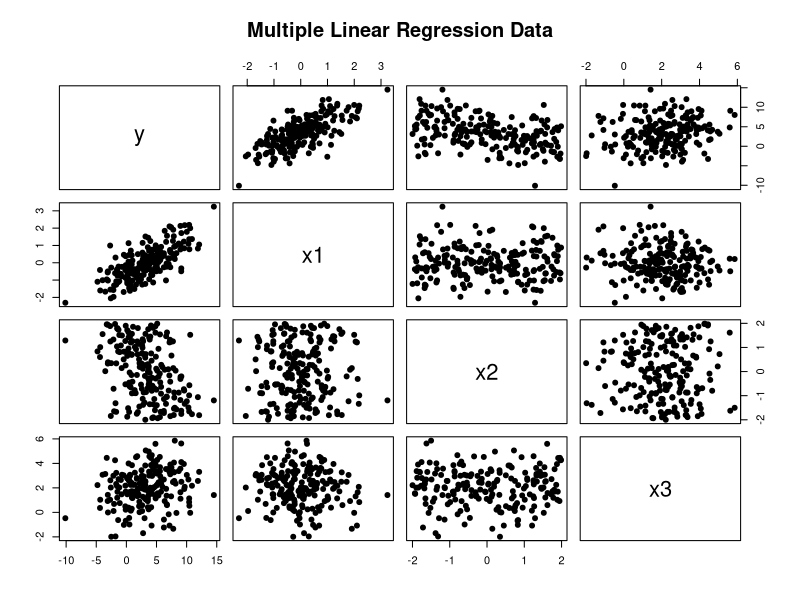
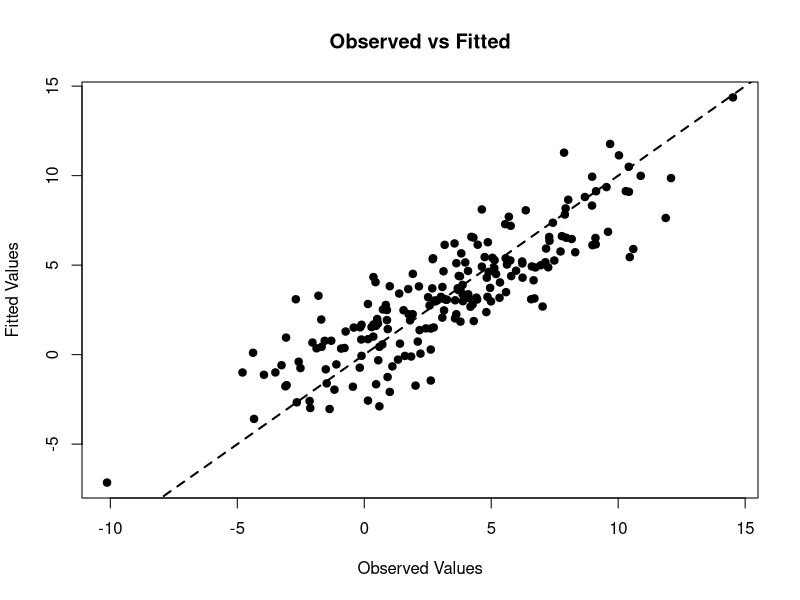
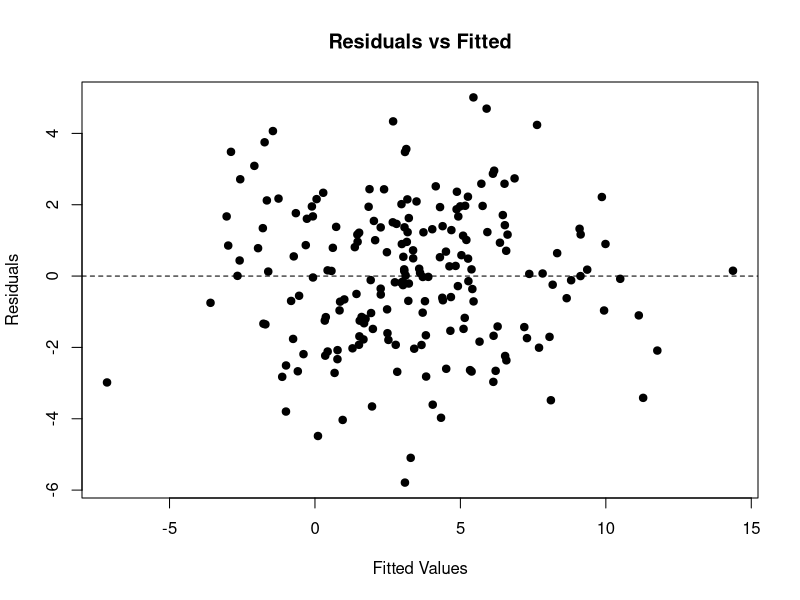
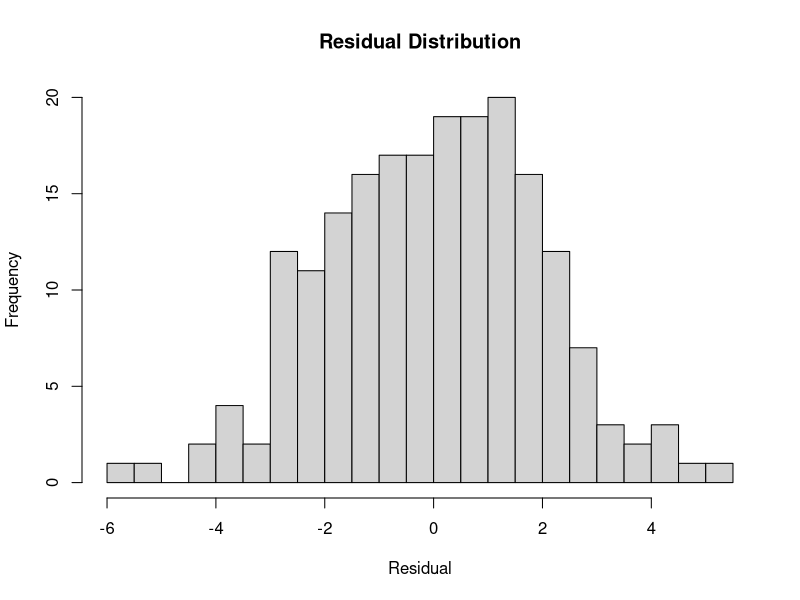
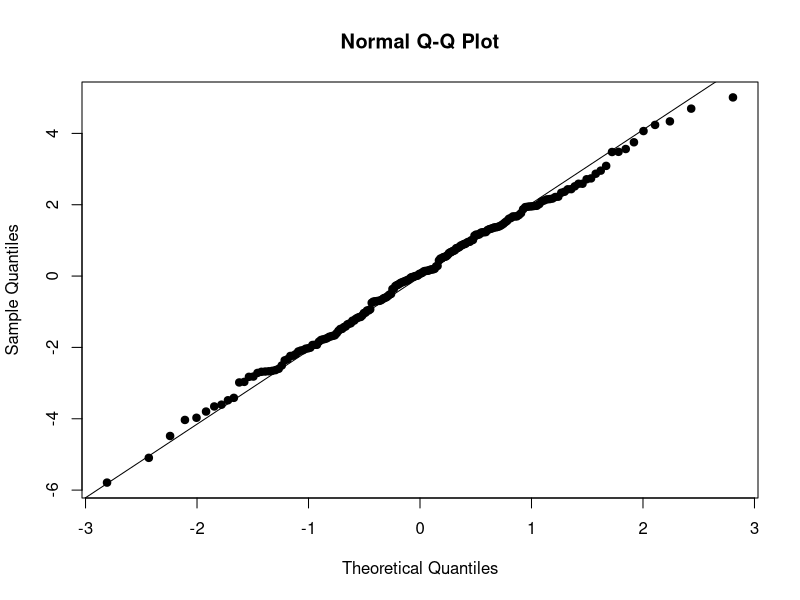
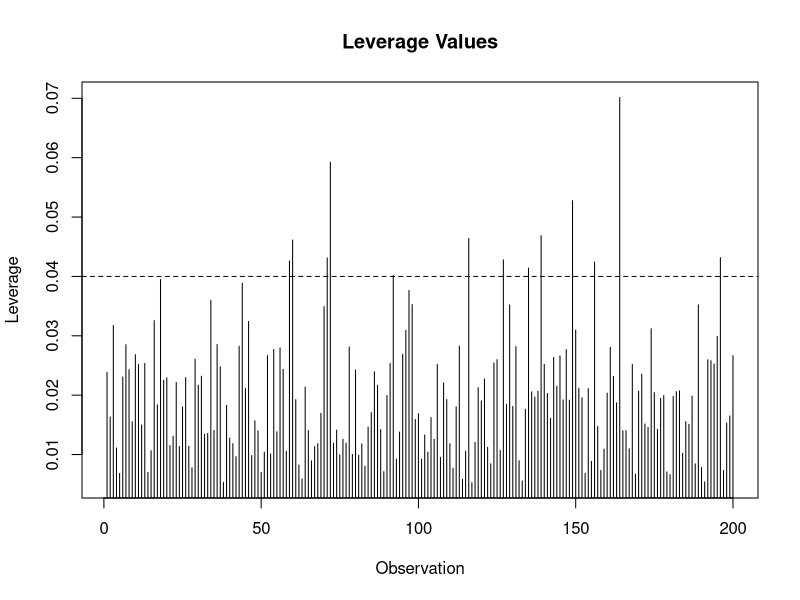
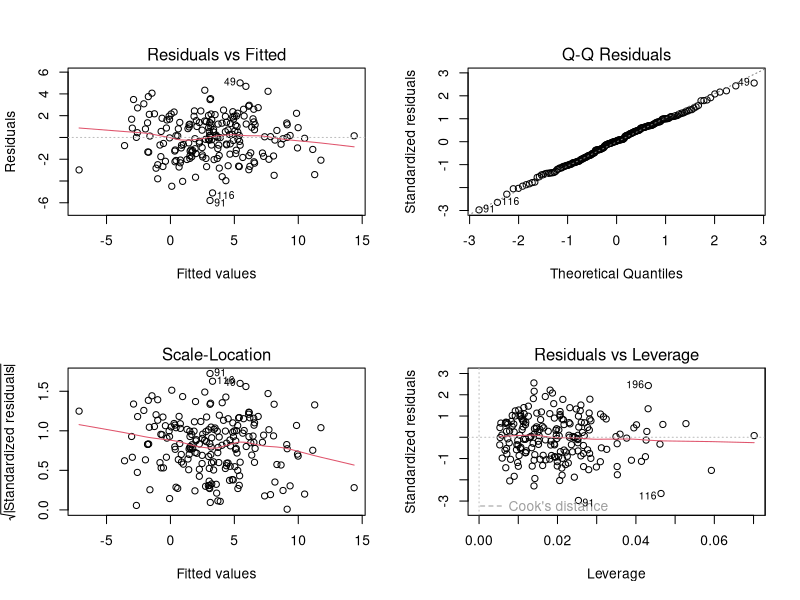

The R script that drew these images, in order:
# ==============================================================================
# Multiple Linear Regression
# Jonathan Ma
#
# References:
#   The Elements of Statistical Learning
#   An Introduction to Statistical Learning
# ==============================================================================


# ------------------------------------------------------------------------------
# 1. Generate Data
# ------------------------------------------------------------------------------

set.seed(123)

n <- 200

x1 <- rnorm(n, mean = 0, sd = 1)
x2 <- runif(n, min = -2, max = 2)
x3 <- rnorm(n, mean = 2, sd = 1.5)

beta_0 <- 2
beta_1 <- 3
beta_2 <- -1.5
beta_3 <- 0.75

sigma <- 2

epsilon <- rnorm(n, mean = 0, sd = sigma)

y <- beta_0 +
  beta_1 * x1 +
  beta_2 * x2 +
  beta_3 * x3 +
  epsilon

data <- data.frame(
  y = y,
  x1 = x1,
  x2 = x2,
  x3 = x3
)

head(data)
summary(data)


# ------------------------------------------------------------------------------
# 2. Explore the Data
# ------------------------------------------------------------------------------

pairs(
  data,
  pch = 19,
  main = "Multiple Linear Regression Data"
)

cor(data)


# ------------------------------------------------------------------------------
# 3. Construct the Design Matrix
# ------------------------------------------------------------------------------

# First column corresponds to the intercept

X <- cbind(
  Intercept = 1,
  x1 = x1,
  x2 = x2,
  x3 = x3
)

head(X)

dim(X)

p <- ncol(X)


# ------------------------------------------------------------------------------
# 4. Estimate Regression Coefficients
# ------------------------------------------------------------------------------

# Least-squares estimator:
#
# beta_hat = (X'X)^(-1) X'y

XtX <- t(X) %*% X
Xty <- t(X) %*% y

beta_hat <- solve(XtX, Xty)

beta_hat


# ------------------------------------------------------------------------------
# 5. Fitted Values
# ------------------------------------------------------------------------------

y_hat <- X %*% beta_hat

head(y_hat)

plot(
  y,
  y_hat,
  pch = 19,
  xlab = "Observed Values",
  ylab = "Fitted Values",
  main = "Observed vs Fitted"
)

abline(
  a = 0,
  b = 1,
  lwd = 2,
  lty = 2
)


# ------------------------------------------------------------------------------
# 6. Residuals
# ------------------------------------------------------------------------------

residuals <- y - y_hat

head(residuals)

RSS <- sum(residuals^2)

y_bar <- mean(y)

TSS <- sum((y - y_bar)^2)

ESS <- sum((y_hat - y_bar)^2)

RSS
TSS
ESS

# Verify decomposition
TSS
ESS + RSS


# ------------------------------------------------------------------------------
# 7. Estimate Error Variance
# ------------------------------------------------------------------------------

df_residual <- n - p

sigma2_hat <- RSS / df_residual
sigma_hat <- sqrt(sigma2_hat)

sigma2_hat
sigma_hat


# ------------------------------------------------------------------------------
# 8. Variance-Covariance Matrix
# ------------------------------------------------------------------------------

# Var(beta_hat) = sigma^2 (X'X)^(-1)

vcov_beta <- sigma2_hat * solve(XtX)

vcov_beta


# ------------------------------------------------------------------------------
# 9. Standard Errors
# ------------------------------------------------------------------------------

standard_errors <- sqrt(diag(vcov_beta))

standard_errors


# ------------------------------------------------------------------------------
# 10. t-Statistics
# ------------------------------------------------------------------------------

# Test:
#
# H0: beta_j = 0
# H1: beta_j != 0

t_statistics <- beta_hat / standard_errors

t_statistics


# ------------------------------------------------------------------------------
# 11. p-Values
# ------------------------------------------------------------------------------

p_values <- 2 * pt(
  -abs(t_statistics),
  df = df_residual
)

p_values


# ------------------------------------------------------------------------------
# 12. Confidence Intervals
# ------------------------------------------------------------------------------

alpha <- 0.05

t_critical <- qt(
  1 - alpha / 2,
  df = df_residual
)

lower <- beta_hat - t_critical * standard_errors
upper <- beta_hat + t_critical * standard_errors

confidence_intervals <- cbind(
  Lower = lower,
  Estimate = beta_hat,
  Upper = upper
)

confidence_intervals


# ------------------------------------------------------------------------------
# 13. Coefficient Table
# ------------------------------------------------------------------------------

coefficient_table <- data.frame(
  Estimate = as.vector(beta_hat),
  Std_Error = standard_errors,
  t_value = as.vector(t_statistics),
  p_value = as.vector(p_values)
)

rownames(coefficient_table) <- colnames(X)

coefficient_table


# ------------------------------------------------------------------------------
# 14. R-Squared
# ------------------------------------------------------------------------------

R2 <- 1 - RSS / TSS

R2


# ------------------------------------------------------------------------------
# 15. Adjusted R-Squared
# ------------------------------------------------------------------------------

adjusted_R2 <- 1 -
  (RSS / (n - p)) /
  (TSS / (n - 1))

adjusted_R2


# ------------------------------------------------------------------------------
# 16. Overall F-Test
# ------------------------------------------------------------------------------

# H0: beta_1 = beta_2 = ... = beta_(p-1) = 0
#
# H1: At least one slope coefficient is nonzero

df_regression <- p - 1

MSR <- ESS / df_regression
MSE <- RSS / df_residual

F_statistic <- MSR / MSE

F_p_value <- pf(
  F_statistic,
  df1 = df_regression,
  df2 = df_residual,
  lower.tail = FALSE
)

F_statistic
F_p_value


# ------------------------------------------------------------------------------
# 17. Hat Matrix
# ------------------------------------------------------------------------------

# H = X (X'X)^(-1) X'

H <- X %*% solve(XtX) %*% t(X)

dim(H)

# Verify fitted values
y_hat_H <- H %*% y

max(abs(y_hat - y_hat_H))

# Leverage values
leverage <- diag(H)

summary(leverage)


# ------------------------------------------------------------------------------
# 18. Residual Diagnostics
# ------------------------------------------------------------------------------

plot(
  y_hat,
  residuals,
  pch = 19,
  xlab = "Fitted Values",
  ylab = "Residuals",
  main = "Residuals vs Fitted"
)

abline(
  h = 0,
  lty = 2
)

hist(
  residuals,
  breaks = 20,
  main = "Residual Distribution",
  xlab = "Residual"
)

qqnorm(
  residuals,
  pch = 19,
  main = "Normal Q-Q Plot"
)

qqline(residuals)


# ------------------------------------------------------------------------------
# 19. Leverage Plot
# ------------------------------------------------------------------------------

plot(
  leverage,
  type = "h",
  xlab = "Observation",
  ylab = "Leverage",
  main = "Leverage Values"
)

abline(
  h = 2 * p / n,
  lty = 2
)


# ------------------------------------------------------------------------------
# 20. Prediction
# ------------------------------------------------------------------------------

# New observation:
# x1 = 0.5
# x2 = -1
# x3 = 2

x_new <- c(
  1,
  0.5,
  -1,
  2
)

y_new_hat <- as.numeric(
  x_new %*% beta_hat
)

y_new_hat


# ------------------------------------------------------------------------------
# 21. Prediction Standard Error
# ------------------------------------------------------------------------------

# Standard error for estimated conditional mean

se_mean <- sqrt(
  sigma2_hat *
    as.numeric(
      t(x_new) %*%
        solve(XtX) %*%
        x_new
    )
)

# Standard error for a new observation

se_prediction <- sqrt(
  sigma2_hat *
    (
      1 +
        as.numeric(
          t(x_new) %*%
            solve(XtX) %*%
            x_new
        )
    )
)

se_mean
se_prediction


# ------------------------------------------------------------------------------
# 22. Confidence and Prediction Intervals
# ------------------------------------------------------------------------------

confidence_interval <- y_new_hat +
  c(-1, 1) * t_critical * se_mean

prediction_interval <- y_new_hat +
  c(-1, 1) * t_critical * se_prediction

confidence_interval
prediction_interval


# ------------------------------------------------------------------------------
# 23. Verify Orthogonality Conditions
# ------------------------------------------------------------------------------

# Least-squares residuals should be orthogonal to every column of X:
#
# X'e = 0

t(X) %*% residuals

# Residuals should sum to zero when an intercept is included

sum(residuals)


# ------------------------------------------------------------------------------
# 24. Verify Using lm()
# ------------------------------------------------------------------------------

model <- lm(
  y ~ x1 + x2 + x3,
  data = data
)

summary(model)

coef(model)

confint(model)


# Compare coefficients

cbind(
  Manual = beta_hat,
  lm = coef(model)
)


# Compare fitted values

max(
  abs(
    as.vector(y_hat) -
      fitted(model)
  )
)


# Compare residuals

max(
  abs(
    as.vector(residuals) -
      resid(model)
  )
)


# ------------------------------------------------------------------------------
# 25. Built-In Diagnostic Plots
# ------------------------------------------------------------------------------

par(mfrow = c(2, 2))

plot(model)

par(mfrow = c(1, 1))
